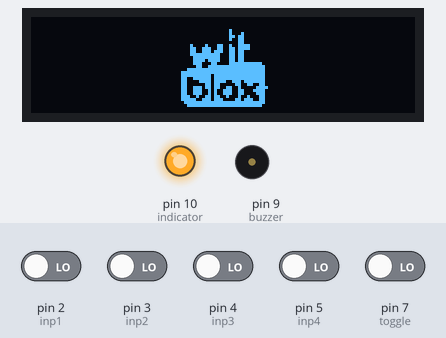
This sketch was run on a simulated Arduino Uno, built with avr-gcc and run on an emulated ATmega328P. On the bench: 128×32 one-colour display, output pins drawn as LEDs (lit = HIGH), buzzer (waves = sounding, pin HIGH). The test bench sets the inputs (shaded band); at power-on: pin 2 (inp1), pin 3 (inp2), pin 4 (inp3), pin 5 (inp4), pin 7 (toggle) LOW.

Above: at 1.3 s.
At 5.8 s:
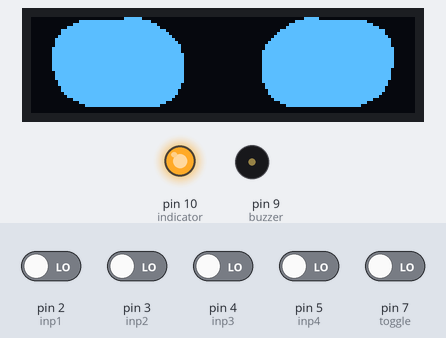
5.9 s: pin 2 (inp1) driven HIGH
At 6.76 s:
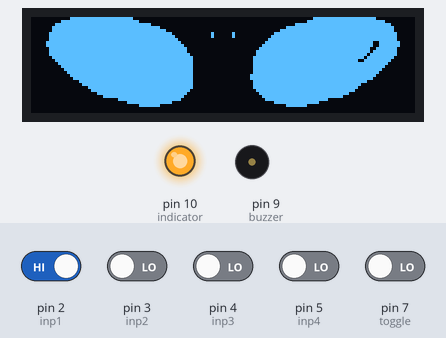
8.3 s: pin 2 (inp1) driven LOW
10.0 s: pin 3 (inp2) driven HIGH
At 11.13 s:
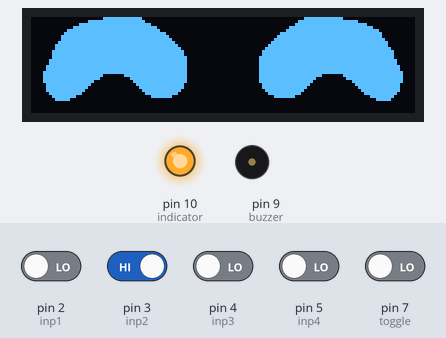
13.3 s: pin 3 (inp2) driven LOW
15.0 s: pin 5 (inp4) driven HIGH
At 16.5 s:
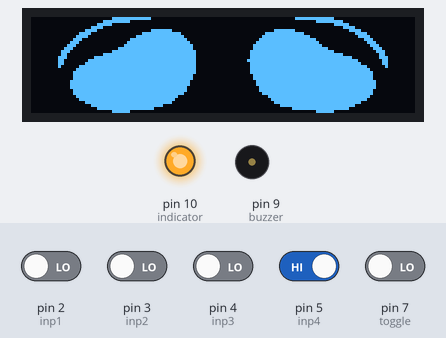
18.7 s: pin 4 (inp3) driven HIGH
At 19.46 s:
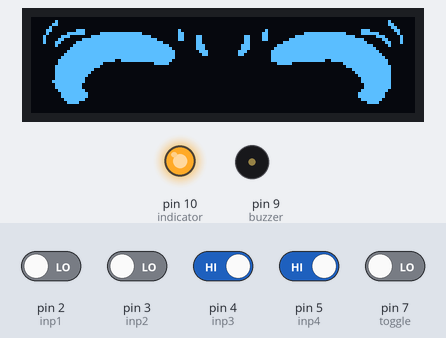

Measured:
- after the input at 5.9 s, the display: first differs from a run without the input after 0.57 s (image 2 shows a later state)
- after the input at 10.0 s, the display: first differs from a run without the input after 0.85 s (image 3 shows a later state)
- after the input at 15.0 s, the display: first differs from a run without the input after 1.2 s (image 4 shows a later state)
- after the input at 18.7 s, the display: first differs from a run without the input after 0.48 s (image 5 shows a later state)
- what the display in image 0 shows lasts 1.2 s, from 1.2 s to 2.4 s

The sketch:

test.ino
```cpp
#include "angry.h"
#include "distressed.h"
#include "normal.h"
#include "sad.h"
#include "smile.h"
#include "wakeup.h"
#include "logo.h"
#include "animations.h"
#include <Wire.h>

const int buzzer = 9;//2
const int indicator = 10;//0
const int toggle = 7;//3;
const int inp1 = 2;//14;
const int inp2 = 3;//12;
const int inp3 = 4;//13;
const int inp4 = 5;//15;
const int sensor = A0;
bool _mode = false;

void initAll(){
  Serial.begin(115200);
  pinMode(buzzer,OUTPUT);
  pinMode(indicator,OUTPUT);
  pinMode(toggle,INPUT);
  pinMode(inp1,INPUT);
  pinMode(inp2,INPUT);
  pinMode(inp3,INPUT);
  pinMode(inp4,INPUT);
  pinMode(sensor,INPUT);
  Wire.begin();
  if (!display.begin(SSD1306_SWITCHCAPVCC, 0x3C)) { // Address 0x3C for 128x32
    Serial.println(F("SSD1306 allocation failed"));
    for (;;); // Don't proceed, loop forever
  }
  randomSeed(analogRead(0));

  for(int i = 0;i<4;i++){
    digitalWrite(indicator,1);
    delay(200);
    digitalWrite(indicator,1);
  }
}

void checkMode(){
  if(digitalRead(toggle)){
    _mode = true;
  }else{
    _mode = false;
  }
}

void runTime(){
  if(_mode == true){
    int duration = pulseIn(sensor,HIGH);
    Serial.println(duration);
  }
  else{
    if(digitalRead(inp1)){
      activateAngry();
    }
    else if(digitalRead(inp2)){
      activateHappy();
    }
    else if(digitalRead(inp3)){
      activateDistress();
    }
    else if(digitalRead(inp4)){
      activateSad();
    }
    else{
      activateNormal();
    }
  }
}

void newSetup(){
  initAll();
  activateLogo();
  activateWakeUp();
  activateNormal();
  checkMode();
}

void newLoop(){
  runTime();
}
void setup() {
newSetup();
}
void loop() {
  activateNormal();
  newLoop();
}
```

animations.h
```cpp
#include <Adafruit_GFX.h>
#include <Adafruit_SSD1306.h>

#define SCREEN_WIDTH 128 // OLED di splay width, in pixels
#define SCREEN_HEIGHT 32 // OLED display height, in pixels
#define OLED_RESET     LED_BUILTIN // Reset pin # (or -1 if sharing Arduino reset pin)
#define LOGO_HEIGHT   32
#define LOGO_WIDTH    128

Adafruit_SSD1306 display(SCREEN_WIDTH, SCREEN_HEIGHT, &Wire, OLED_RESET);

int d1 = 50;

void activateLogo(int a = d1){
  for(int i = 0;i<logoallArray_LEN;i++){
    display.clearDisplay();
    display.drawBitmap(0, 0, logoallArray[i], LOGO_WIDTH, LOGO_HEIGHT, 1);
    display.display();
    delay(a*i);
  }
  delay(1000);
  display.clearDisplay();
  display.setTextSize(1.5);      // Normal 1:1 pixel scale
  display.setTextColor(SSD1306_WHITE); // Draw white text
  display.setCursor(SCREEN_WIDTH/2-(7), 4);
  display.write("For");
  display.setCursor(SCREEN_WIDTH/2-(3*7), 12);
  display.write("Endless");
  display.setCursor(SCREEN_WIDTH/2-(5*7), 20);
  display.write("Innovations");
  display.display();
  delay(1000);
}

void activateWakeUp(int a = d1){
  for(int i = 0;i<wakeupallArray_LEN;i++){
    display.clearDisplay();
    display.drawBitmap(0, 0, wakeupallArray[i], LOGO_WIDTH, LOGO_HEIGHT, 1);
    display.display();
    delay(a*i);
  }
}

void activateNormal(int a = d1){
  for(int i = 0;i<normalallArray_LEN;i++){
    display.clearDisplay();
    display.drawBitmap(0, 0, normalallArray[i], LOGO_WIDTH, LOGO_HEIGHT, 1);
    display.display();
    delay(a*i);
  }
}

void activateAngry(int a = d1){
  for(int i = 0;i<angryallArray_LEN;i++){
    display.clearDisplay();
    display.drawBitmap(0, 0, angryallArray[i], LOGO_WIDTH, LOGO_HEIGHT, 1);
    display.display();
    delay(a*i);
  }
}

void activateDistress(int a = d1){
  for(int i = 0;i<distressedallArray_LEN;i++){
    display.clearDisplay();
    display.drawBitmap(0, 0, distressedallArray[i], LOGO_WIDTH, LOGO_HEIGHT, 1);
    display.display();
    delay(a*i);
  }
}

void activateSad(int a = d1){
  for(int i = 0;i<sadallArray_LEN;i++){
    display.clearDisplay();
    display.drawBitmap(0, 0, sadallArray[i], LOGO_WIDTH, LOGO_HEIGHT, 1);
    display.display();
    delay(a*i);
  }
}

void activateHappy(int a = d1){
  for(int i = 0;i<happyallArray_LEN;i++){
    display.clearDisplay();
    display.drawBitmap(0, 0, happyallArray[i], LOGO_WIDTH, LOGO_HEIGHT, 1);
    display.display();
    delay(a*i);
  }
}

void activateWaiting(int a){
  activateNormal();
  delay(a);
}
```

Source omitted: angry.h (data table, 13013 bytes), distressed.h (data table, 13174 bytes), logo.h (data table, 16350 bytes), normal.h (data table, 16374 bytes), sad.h (data table, 13104 bytes), smile.h (data table, 13124 bytes), wakeup.h (data table, 16209 bytes)
